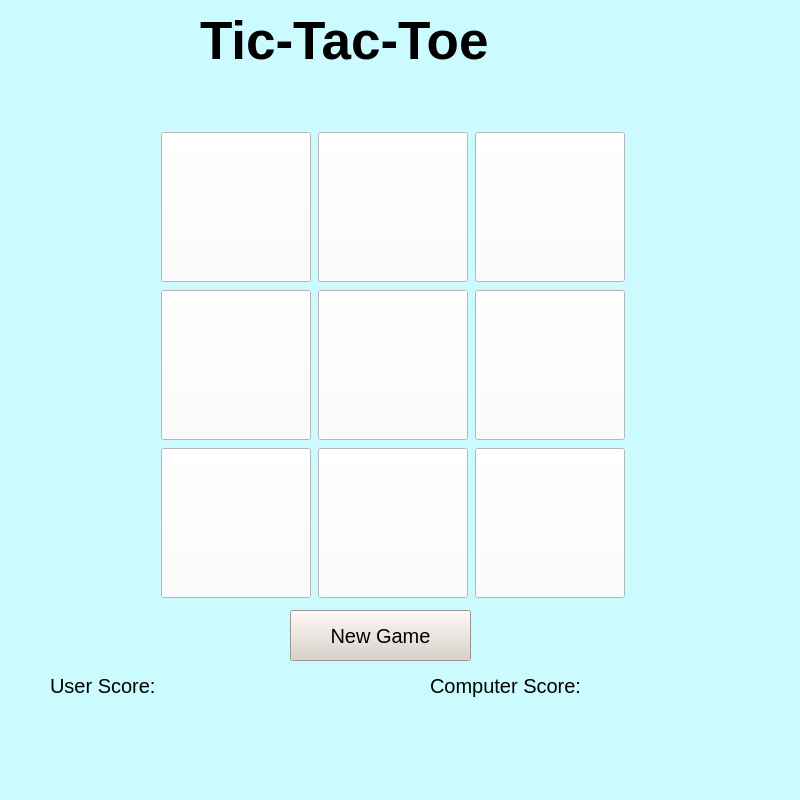
<?xml version="1.0" encoding="UTF-8"?>
<ui version="4.0">
 <class>MainWindow</class>
 <widget class="QMainWindow" name="MainWindow">
  <property name="geometry">
   <rect>
    <x>0</x>
    <y>0</y>
    <width>800</width>
    <height>800</height>
   </rect>
  </property>
  <property name="minimumSize">
   <size>
    <width>800</width>
    <height>800</height>
   </size>
  </property>
  <property name="maximumSize">
   <size>
    <width>800</width>
    <height>800</height>
   </size>
  </property>
  <property name="windowTitle">
   <string>MainWindow</string>
  </property>
  <property name="styleSheet">
   <string notr="true">background-color: rgb(203, 250, 255);</string>
  </property>
  <widget class="QWidget" name="centralwidget">
   <widget class="QLabel" name="TTT_label">
    <property name="geometry">
     <rect>
      <x>200</x>
      <y>-10</y>
      <width>411</width>
      <height>101</height>
     </rect>
    </property>
    <property name="font">
     <font>
      <pointsize>40</pointsize>
      <weight>75</weight>
      <bold>true</bold>
     </font>
    </property>
    <property name="text">
     <string>Tic-Tac-Toe</string>
    </property>
   </widget>
   <widget class="QWidget" name="gridLayoutWidget">
    <property name="geometry">
     <rect>
      <x>160</x>
      <y>130</y>
      <width>466</width>
      <height>471</height>
     </rect>
    </property>
    <layout class="QGridLayout" name="gameboard">
     <item row="1" column="1">
      <widget class="QPushButton" name="B2">
       <property name="minimumSize">
        <size>
         <width>150</width>
         <height>150</height>
        </size>
       </property>
       <property name="maximumSize">
        <size>
         <width>150</width>
         <height>150</height>
        </size>
       </property>
       <property name="font">
        <font>
         <pointsize>40</pointsize>
        </font>
       </property>
       <property name="styleSheet">
        <string notr="true">background-color: rgb(255, 255, 255);
border-color: rgb(0, 0, 0);</string>
       </property>
       <property name="text">
        <string/>
       </property>
      </widget>
     </item>
     <item row="0" column="2">
      <widget class="QPushButton" name="A3">
       <property name="minimumSize">
        <size>
         <width>150</width>
         <height>150</height>
        </size>
       </property>
       <property name="maximumSize">
        <size>
         <width>150</width>
         <height>150</height>
        </size>
       </property>
       <property name="font">
        <font>
         <pointsize>40</pointsize>
        </font>
       </property>
       <property name="styleSheet">
        <string notr="true">background-color: rgb(255, 255, 255);</string>
       </property>
       <property name="text">
        <string/>
       </property>
      </widget>
     </item>
     <item row="2" column="2">
      <widget class="QPushButton" name="C3">
       <property name="minimumSize">
        <size>
         <width>150</width>
         <height>150</height>
        </size>
       </property>
       <property name="maximumSize">
        <size>
         <width>150</width>
         <height>150</height>
        </size>
       </property>
       <property name="font">
        <font>
         <pointsize>40</pointsize>
        </font>
       </property>
       <property name="styleSheet">
        <string notr="true">background-color: rgb(255, 255, 255);</string>
       </property>
       <property name="text">
        <string/>
       </property>
      </widget>
     </item>
     <item row="1" column="0">
      <widget class="QPushButton" name="B1">
       <property name="minimumSize">
        <size>
         <width>150</width>
         <height>150</height>
        </size>
       </property>
       <property name="maximumSize">
        <size>
         <width>150</width>
         <height>150</height>
        </size>
       </property>
       <property name="font">
        <font>
         <pointsize>40</pointsize>
        </font>
       </property>
       <property name="styleSheet">
        <string notr="true">background-color: rgb(255, 255, 255);</string>
       </property>
       <property name="text">
        <string/>
       </property>
      </widget>
     </item>
     <item row="0" column="1">
      <widget class="QPushButton" name="A2">
       <property name="minimumSize">
        <size>
         <width>150</width>
         <height>150</height>
        </size>
       </property>
       <property name="maximumSize">
        <size>
         <width>150</width>
         <height>150</height>
        </size>
       </property>
       <property name="font">
        <font>
         <pointsize>40</pointsize>
        </font>
       </property>
       <property name="styleSheet">
        <string notr="true">background-color: rgb(255, 255, 255);</string>
       </property>
       <property name="text">
        <string/>
       </property>
      </widget>
     </item>
     <item row="0" column="0">
      <widget class="QPushButton" name="A1">
       <property name="minimumSize">
        <size>
         <width>150</width>
         <height>150</height>
        </size>
       </property>
       <property name="maximumSize">
        <size>
         <width>150</width>
         <height>150</height>
        </size>
       </property>
       <property name="font">
        <font>
         <pointsize>40</pointsize>
        </font>
       </property>
       <property name="styleSheet">
        <string notr="true">background-color: rgb(255, 255, 255);</string>
       </property>
       <property name="text">
        <string/>
       </property>
      </widget>
     </item>
     <item row="2" column="1">
      <widget class="QPushButton" name="C2">
       <property name="minimumSize">
        <size>
         <width>150</width>
         <height>150</height>
        </size>
       </property>
       <property name="maximumSize">
        <size>
         <width>150</width>
         <height>150</height>
        </size>
       </property>
       <property name="font">
        <font>
         <pointsize>40</pointsize>
        </font>
       </property>
       <property name="styleSheet">
        <string notr="true">background-color: rgb(255, 255, 255);</string>
       </property>
       <property name="text">
        <string/>
       </property>
      </widget>
     </item>
     <item row="1" column="2">
      <widget class="QPushButton" name="B3">
       <property name="minimumSize">
        <size>
         <width>150</width>
         <height>150</height>
        </size>
       </property>
       <property name="maximumSize">
        <size>
         <width>150</width>
         <height>150</height>
        </size>
       </property>
       <property name="font">
        <font>
         <pointsize>40</pointsize>
        </font>
       </property>
       <property name="styleSheet">
        <string notr="true">background-color: rgb(255, 255, 255);</string>
       </property>
       <property name="text">
        <string/>
       </property>
      </widget>
     </item>
     <item row="2" column="0">
      <widget class="QPushButton" name="C1">
       <property name="minimumSize">
        <size>
         <width>150</width>
         <height>150</height>
        </size>
       </property>
       <property name="maximumSize">
        <size>
         <width>150</width>
         <height>150</height>
        </size>
       </property>
       <property name="font">
        <font>
         <pointsize>40</pointsize>
        </font>
       </property>
       <property name="styleSheet">
        <string notr="true">background-color: rgb(255, 255, 255);</string>
       </property>
       <property name="text">
        <string/>
       </property>
      </widget>
     </item>
    </layout>
   </widget>
   <widget class="QLabel" name="user_label">
    <property name="geometry">
     <rect>
      <x>50</x>
      <y>660</y>
      <width>131</width>
      <height>51</height>
     </rect>
    </property>
    <property name="font">
     <font>
      <pointsize>15</pointsize>
     </font>
    </property>
    <property name="text">
     <string>User Score: </string>
    </property>
   </widget>
   <widget class="QLabel" name="computer_label">
    <property name="geometry">
     <rect>
      <x>430</x>
      <y>660</y>
      <width>211</width>
      <height>51</height>
     </rect>
    </property>
    <property name="font">
     <font>
      <pointsize>15</pointsize>
     </font>
    </property>
    <property name="text">
     <string>Computer Score: </string>
    </property>
   </widget>
   <widget class="QLabel" name="userscore_label">
    <property name="geometry">
     <rect>
      <x>190</x>
      <y>670</y>
      <width>111</width>
      <height>41</height>
     </rect>
    </property>
    <property name="font">
     <font>
      <pointsize>15</pointsize>
     </font>
    </property>
    <property name="text">
     <string/>
    </property>
   </widget>
   <widget class="QLabel" name="computerscore_label">
    <property name="geometry">
     <rect>
      <x>630</x>
      <y>660</y>
      <width>101</width>
      <height>51</height>
     </rect>
    </property>
    <property name="font">
     <font>
      <pointsize>15</pointsize>
     </font>
    </property>
    <property name="text">
     <string/>
    </property>
   </widget>
   <widget class="QPushButton" name="game_button">
    <property name="geometry">
     <rect>
      <x>290</x>
      <y>610</y>
      <width>181</width>
      <height>51</height>
     </rect>
    </property>
    <property name="font">
     <font>
      <pointsize>15</pointsize>
     </font>
    </property>
    <property name="styleSheet">
     <string notr="true">background-color: rgb(218, 208, 200);</string>
    </property>
    <property name="text">
     <string>New Game</string>
    </property>
   </widget>
  </widget>
  <widget class="QMenuBar" name="menubar">
   <property name="geometry">
    <rect>
     <x>0</x>
     <y>0</y>
     <width>800</width>
     <height>26</height>
    </rect>
   </property>
  </widget>
  <widget class="QStatusBar" name="statusbar"/>
 </widget>
 <resources/>
 <connections/>
</ui>
